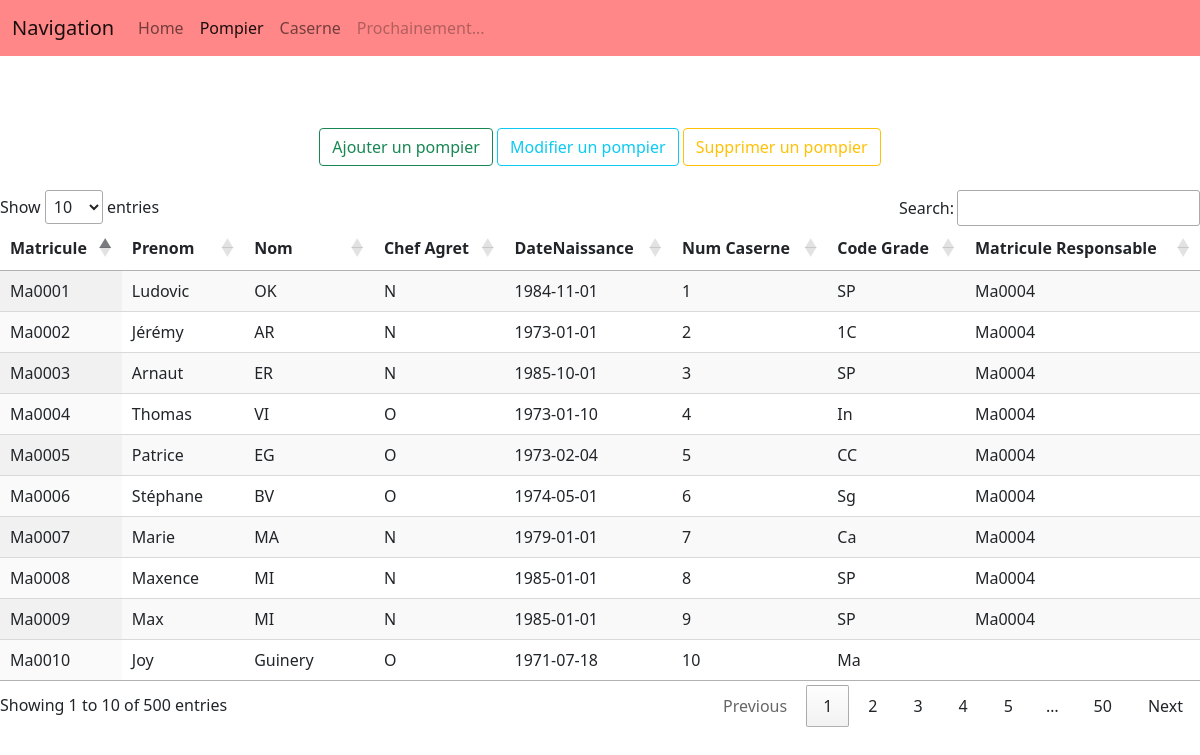
Screenshot of /pompier/affiche with the database file from the repository.
### tables this page shows
CREATE TABLE `pompiers` (
  `Matricule` varchar(7) NOT NULL,
  `Prenom` varchar(10) DEFAULT NULL,
  `Nom` varchar(20) DEFAULT NULL,
  `ChefAgret` varchar(1) DEFAULT NULL,
  `DateNaissance` date DEFAULT NULL,
  `NumCaserne` int(11) DEFAULT NULL,
  `CodeGrade` varchar(2) DEFAULT NULL,
  `matriculeRespo` varchar(7) DEFAULT NULL,
  PRIMARY KEY (`Matricule`),
  KEY `FK_Caserne1` (`NumCaserne`),
  KEY `FK_Grade1` (`CodeGrade`),
  CONSTRAINT `FK_Caserne1` FOREIGN KEY (`NumCaserne`) REFERENCES `casernes` (`NumCaserne`),
  CONSTRAINT `FK_Grade1` FOREIGN KEY (`CodeGrade`) REFERENCES `grades` (`CodeGrade`)
);

### app/utils/Renderer.php (called while the page is built, shortened)
<?php
class Renderer{
    public static function render($file,array $data=null) : string {
        $path='../app/view/'.$file;
        include $path;
        $content = ob_get_contents();
        return $content;
    }
}
?>

### autoloader.php (called while the page is built, shortened)
<?php
class InitContext {
    public static $USECLASSEXTENSION = 0;
    public static $NOUSECLASSEXTENSION = 1;
    private $directoriesList = array(
        "./",
        "classes/",
        "vendor/",
    );
    private $classNameType;
    function __construct($type=1) {
        $this->classNameType = $type;
    }
    function autoloader($class): bool {
        foreach ($this->directoriesList as $path) {
            if ($this->classNameType == self::$USECLASSEXTENSION) {
                $filename = __DIR__ . "/" . $path . str_replace('\\', '/', $class) . ".class.php";
            } elseif ($this->classNameType == self::$NOUSECLASSEXTENSION) {
                $filename = __DIR__ . "/" . $path . str_replace('\\', '/', $class) . ".php";
            }
            if (file_exists($filename) && is_readable($filename)) {
                if (class_exists($class)) {
                    return TRUE;
                }
            }
        }
        return false;
    }
}
?>

### app/models/DAOPompier.php (called while the page is built, shortened)
<?php
class DAOPompier {
    private $cnx;
    public function __construct($cnx) {
        $this->cnx = $cnx;
    }
    public function findAll($offset = 0, $limit = 10): Array {
        $sql = 'SELECT * FROM pompiers LIMIT :limit OFFSET :offset';
        $prepared_Statement = $this->cnx->prepare($sql);
        $prepared_Statement->bindValue(':limit', $limit, \PDO::PARAM_INT);
        $prepared_Statement->bindValue(':offset', $offset, \PDO::PARAM_INT);
        $prepared_Statement->execute();
        $desPompiers=array();
        while($row = $prepared_Statement->fetch(\PDO::FETCH_ASSOC)){
            $desPompiers[] = new Pompier($row['Matricule'],$row['Prenom'],$row['Nom'],$row['ChefAgret'],$row['DateNaissance'],$row['NumCaserne'],$row['CodeGrade'],$row['matriculeRespo']);
        }
        return $desPompiers;
    }
}
?>

### app/models/Pompier.php (called while the page is built, shortened)
<?php
class Pompier{
   private $matricule;
   private $prenom;
   private $nom;
   private $chefAgret;
   private $dateNaissance;
   private $numCaserne;
   private $codeGrade;
   private $matriculeRespo;
      public function __construct($matricule, $prenom, $nom, $chefAgret, $dateNaissance, $numCaserne, $codeGrade, $matriculeRespo) {
       $this->matricule=$matricule;
       $this->prenom=$prenom;
       $this->nom=$nom;
       $this->chefAgret=$chefAgret;
       $this->dateNaissance=$dateNaissance;
       $this->numCaserne=$numCaserne;
       $this->codeGrade=$codeGrade;
       $this->matriculeRespo=$matriculeRespo;
   }
   public function getMatricule() {
       return $this->matricule;
   }
   public function getPrenom() {
       return $this->prenom;
   }
   public function getNom() {
       return $this->nom;
   }
   public function getChefAgret() {
       return $this->chefAgret;
   }
   public function getDateNaissance() {
       return $this->dateNaissance;
   }
   public function getNumCaserne() {
       return $this->numCaserne;
   }
   public function getCodeGrade() {
       return $this->codeGrade;
   }
   public function getMatriculeRespo() {
       return $this->matriculeRespo;
   }
}
?>

### app/view/view_pompier.php (the view, shortened to what this page needs)
<?php
require_once '../autoloader.php';
?>
<!doctype html>
<html lang="fr">
    <head>
        <link href="/html/css/bootstrap.css" rel="stylesheet">
        <link href="https://cdn.jsdelivr.net/npm/bootstrap@5.1.1/dist/css/bootstrap.min.css" rel="stylesheet">
        <link href="https://cdn.jsdelivr.net/npm/bootstrap@5.1.1/dist/css/bootstrap.min.css" rel="stylesheet">
        <link href="https://cdn.datatables.net/1.11.3/css/jquery.dataTables.min.css" rel="stylesheet">
    </head>
    <body>
        <nav class="navbar navbar-expand-lg navbar-light" style="background-color: #ff8787;">
            <div class="container-fluid">
                <a class="navbar-brand" href="#">Navigation</a>
                <div class="collapse navbar-collapse" id="navbarNavAltMarkup">
                    <div class="navbar-nav">
                        <a class="nav-link" href="/">Home</a>
                        <a class="nav-link active" aria-current="page" href="#">Pompier</a>
                        <a class="nav-link" href="../caserne/affiche">Caserne</a>
                        <a class="nav-link disabled">Prochainement...</a>
                    </div>
                </div>
            </div>
        </nav>
        <br><br><br>
    <center><button type="button" class="btn btn-outline-success" data-bs-toggle="modal" data-bs-target="#createPompierModal">Ajouter un pompier</button>
        <button type="button" class="btn btn-outline-info" data-bs-toggle="modal" data-bs-target="#editPompierModal">Modifier un pompier</button>
        <button type="button" class="btn btn-outline-warning" data-bs-toggle="modal" data-bs-target="#confirmDeleteCaserneModal">Supprimer un pompier</button>
    </center><br>
    <div id="tableau" name="tableau">
        <table id="table_id" class="display">
            <thead>
                <tr>
                    <th>Matricule</th>
                    <th>Prenom</th>
                    <th>Nom</th>
                    <th>Chef Agret</th>
                    <th>DateNaissance</th>
                    <th>Num Caserne</th>
                    <th>Code Grade</th>
                    <th>Matricule Responsable</th>
                </tr>
            </thead>
            <tbody>
                <?php foreach ($pompiers as $value) { ?>
                    <tr>
                        <td><?php echo $value->GetMatricule(); ?></td>
                        <td><?php echo $value->GetPrenom(); ?></td>
                        <td><?php echo $value->GetNom(); ?></td>
                        <td><?php echo $value->GetChefAgret(); ?></td>
                        <td><?php echo $value->GetDateNaissance(); ?></td>
                        <td><?php echo $value->GetNumCaserne(); ?></td>
                        <td><?php echo $value->GetCodeGrade(); ?></td>
                        <td><?php echo $value->GetMatriculeRespo(); ?></td>
                    </tr>
                <?php } ?>
            </tbody>
        </table>
    </div>
            </body>
            </html>

### rows the page displays
pompiers: Matricule "Ma0001", Prenom "Ludovic", Nom "OK", ChefAgret "N", DateNaissance "1984-11-01", NumCaserne "1", CodeGrade "SP", matriculeRespo "Ma0004"
pompiers: Matricule "Ma0002", Prenom "Jérémy", Nom "AR", ChefAgret "N", DateNaissance "1973-01-01", NumCaserne "2", CodeGrade "1C", matriculeRespo "Ma0004"
pompiers: Matricule "Ma0003", Prenom "Arnaut", Nom "ER", ChefAgret "N", DateNaissance "1985-10-01", NumCaserne "3", CodeGrade "SP", matriculeRespo "Ma0004"
pompiers: Matricule "Ma0004", Prenom "Thomas", Nom "VI", ChefAgret "O", DateNaissance "1973-01-10", NumCaserne "4", CodeGrade "In", matriculeRespo "Ma0004"
pompiers: Matricule "Ma0005", Prenom "Patrice", Nom "EG", ChefAgret "O", DateNaissance "1973-02-04", NumCaserne "5", CodeGrade "CC", matriculeRespo "Ma0004"
pompiers: Matricule "Ma0006", Prenom "Stéphane", Nom "BV", ChefAgret "O", DateNaissance "1974-05-01", NumCaserne "6", CodeGrade "Sg", matriculeRespo "Ma0004"
pompiers: Matricule "Ma0007", Prenom "Marie", Nom "MA", ChefAgret "N", DateNaissance "1979-01-01", NumCaserne "7", CodeGrade "Ca", matriculeRespo "Ma0004"
pompiers: Matricule "Ma0008", Prenom "Maxence", Nom "MI", ChefAgret "N", DateNaissance "1985-01-01", NumCaserne "8", CodeGrade "SP", matriculeRespo "Ma0004"
pompiers: Matricule "Ma0009", Prenom "Max", Nom "MI", ChefAgret "N", DateNaissance "1985-01-01", NumCaserne "9", CodeGrade "SP", matriculeRespo "Ma0004"
pompiers: Matricule "Ma0010", Prenom "Joy", Nom "Guinery", ChefAgret "O", DateNaissance "1971-07-18", NumCaserne "10", CodeGrade "Ma"
